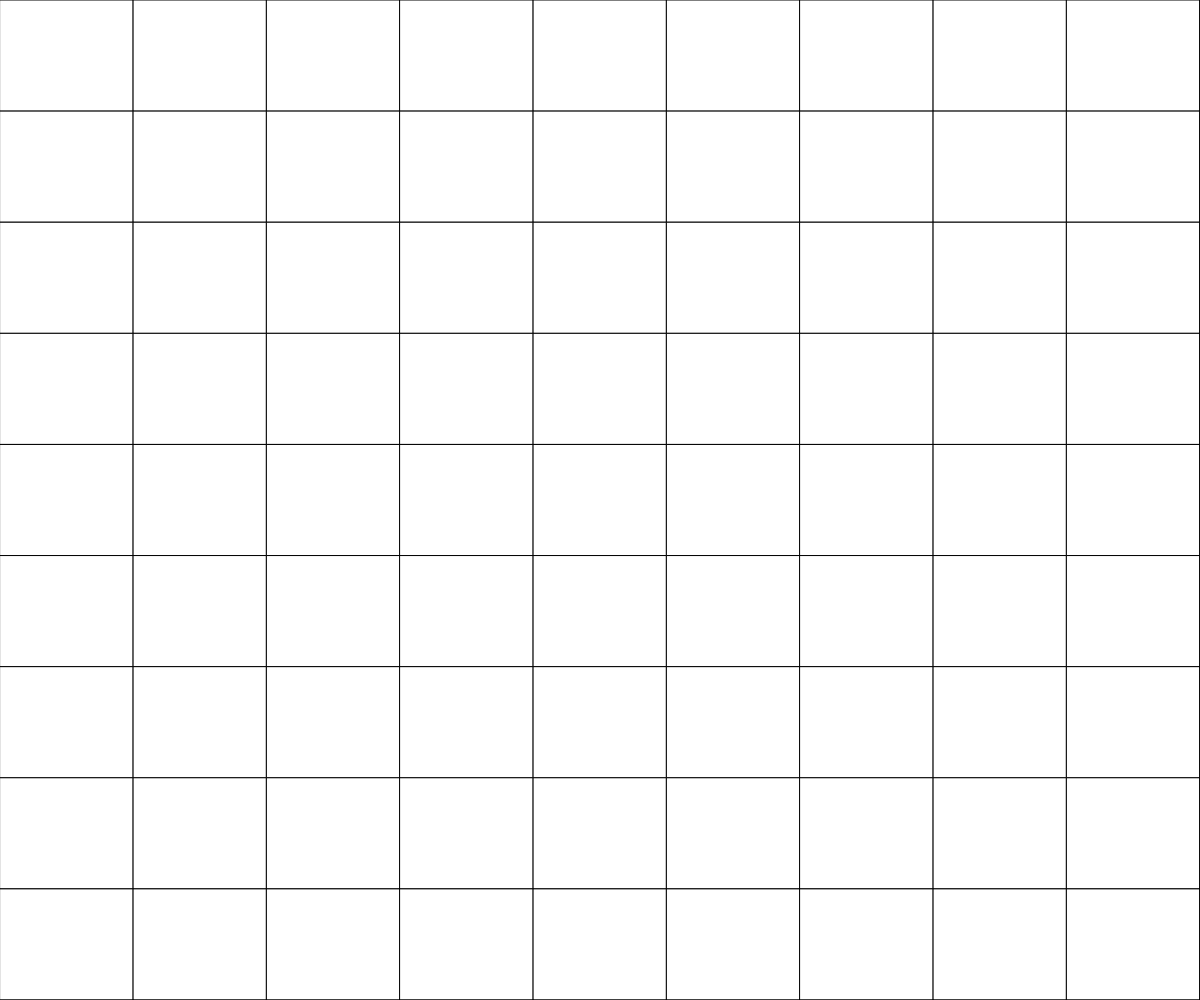
Frame 1 (no input)
Frame 60 (no input): identical to frame 1, image omitted
Frame 120 (the mouse pressed at the canvas centre since frame 60): identical to frame 1, image omitted

The p5.js sketch that drew this single still picture (run headless with seeded random() and noise() and a simulated clock; from frame 60 on, the mouse is pressed at the canvas centre):

// p5.js sketch
// ── sketch.js
// 6x6 sudoku
// row rule: having checking if the input value is apart of the role set
// colume rule: having a set containing all the numbers in that colome
// mini grid rule: having a set containing all the numbers in that grid

let grid = [[0,8,0,0,0,0,2,0,0,],
            [0,0,0,0,8,4,0,9,0,],
            [0,0,6,3,2,0,0,1,0,],
            [0,9,7,0,0,0,0,8,0,],
            [8,0,0,9,0,3,0,0,2,],
            [0,1,0,0,0,0,9,5,0,],
            [0,7,0,0,4,5,8,0,0,],
            [0,3,0,7,1,0,0,0,0,],
            [0,0,8,0,0,0,0,4,0]]; //createBoard();

function setup() {
  createCanvas(windowWidth, windowHeight);
}

function draw() {
  background(220);
  displayGrid();
}

function createBoard(){
  let structure = [];
  for (let y = 0; y < 10; y++){
    structure.push([]);
    for (let x = 0; x < 10; x++){
      structure[y].push([0]);
    }
  }
  return structure;
}

function displayGrid(){
  for (let y = 0; y < 10; y++){
    for (let x = 0; x < 10; x++){
      rect(x*width/9,y*height/9, width/9, height/9);
    }
  }
}

function rowRule(){

}

function collectRow(){
  let masterRowLists = [];

  for (let y = 0; y<10; y++){
    let rowList = [];
    for (let x = 0; x<10; x++){
      rowList[y].push(grid[y][x]);
    }
  }
}

function mousePressed(){
  console.log(grid);
}
